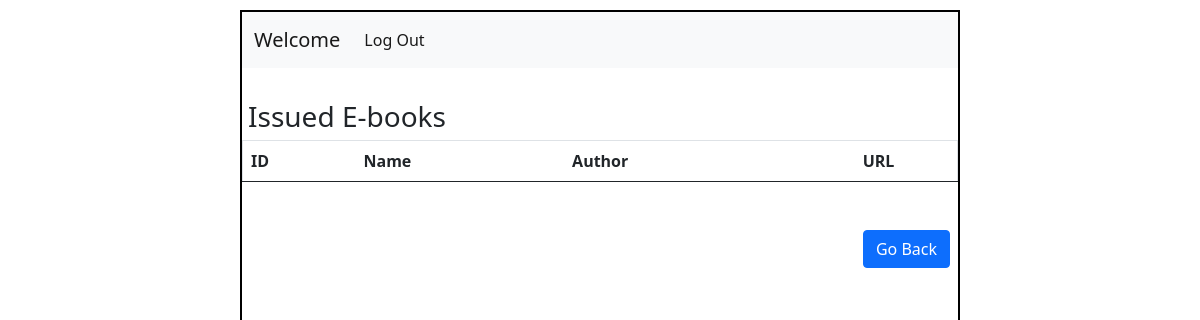
Before: /view/Peter and Wendy/5 with the older database file.
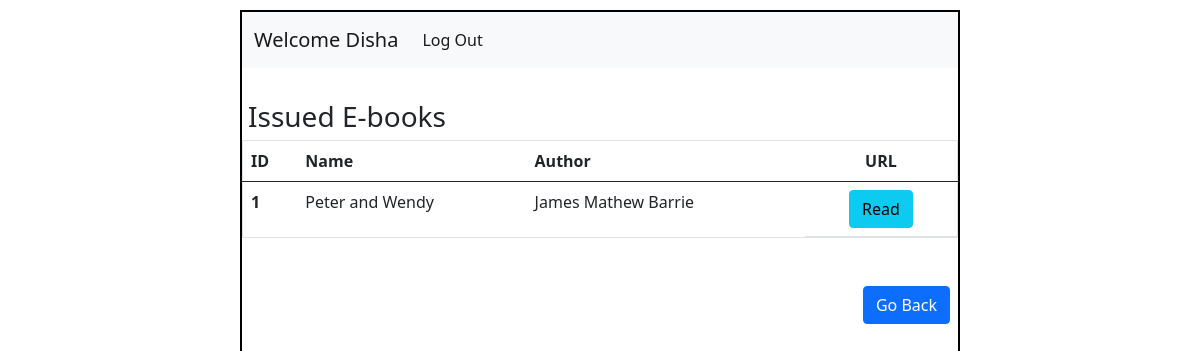
After: the same page with the newer database file.
### application/models.py (models this page shows)
class User(db.Model):
  id = db.Column(db.Integer, primary_key=True)
  username = db.Column(db.String(), unique=True, nullable=False)
  email = db.Column(db.String(),unique = True, nullable=False)
  password = db.Column(db.String(), nullable=False)
  type = db.Column(db.String(), default='general')
  ebooks = db.relationship('Ebook', backref='bearer')

class Ebook(db.Model):
  id = db.Column(db.Integer, primary_key=True)
  name = db.Column(db.String(), nullable=False)
  author = db.Column(db.String(), nullable=False)
  url = db.Column(db.String(), nullable=False)
  status = db.Column(db.String(), default='available')
  user_id = db.Column(db.Integer, db.ForeignKey('user.id'), default=None)

### application/controllers.py (the view)
@app.route("/view/<ebook>/<int:user_id>")
def view(ebook,user_id):
    this_user = User.query.filter_by(id=user_id).first()
    details = Ebook.query.filter_by(user_id=user_id,name=ebook).all()
    return render_template("view.html",details=details,this_user=this_user)

### templates/view.html (shortened to what this page needs)
<!DOCTYPE html>
<html lang="en">
<head>
  <link rel="stylesheet" href="/static/style.css">
  <link href="https://cdn.jsdelivr.net/npm/bootstrap@5.0.2/dist/css/bootstrap.min.css" rel="stylesheet">
</head>
<body>
  <div id="main">
    <div id="canvas">
      <nav class="navbar navbar-expand-lg navbar-light bg-light">
        <div class="container-fluid">
          <a class="navbar-brand" href="#">Welcome {{this_user.username}}</a>
          <div class="collapse navbar-collapse" id="navbarSupportedContent">
            <ul class="navbar-nav me-auto mb-2 mb-lg-0">
              <li class="nav-item">
                <a class="nav-link active" aria-current="page" href="/login">Log Out</a>
              </li>
            </ul>
          </div>
        </div>
      </nav>
      <div id="content">
        <h3 class="headings">Issued E-books</h3>
        <div class="table">
          <table class="table border">
            <thead>
              <tr>
                <th scope="col">ID</th>
                <th scope="col">Name</th>
                <th scope="col">Author</th>
                <th scope="col" class="text-center">
                  URL
                </th>
              </tr>
            </thead>
            <tbody>
                {% for ebook in this_user.ebooks %}
                  {% if ebook.status == "granted" %}
                  <tr>
                    <th scope="row">{{ebook.id}}</th>
                    <td>{{ebook.name}}</td>
                    <td>{{ebook.author}}</td>
                    <td class="d-flex justify-content-center ">
                      <a href="{{ebook.url}}" target="_blank" class="btn btn-info mx-2">Read</a>
                    </td>
                  </tr>
                  {% endif %}
                {% endfor %}
            </tbody>
          </table>
        </div>
        <div class="text-end mx-2 my-5">
          <a href="/home/{{this_user.id}}" class="btn btn-primary">Go Back</a>
        </div>
      </div>
    </div>
  </div>
</body>
</html>

Changed rows visible on the page:
added User: username "Disha"
now on this page (row edited): Ebook: id "1", name "Peter and Wendy", author "James Mathew Barrie"
